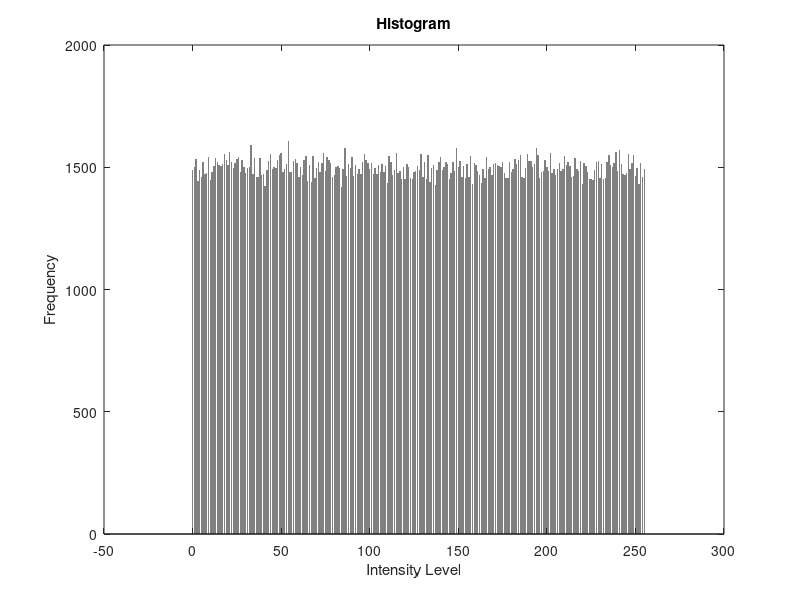

Recreate this plot in MATLAB.
% Define the dimensions
num_rows = 150;
num_cols = 2560;

% Generate the matrix with equal probabilities
A = floor(rand(num_rows, num_cols) * 256); % Values from 0 to 255

% Calculate the histogram
histogram = zeros(256, 1);
for i = 1:num_rows
    for j = 1:num_cols
        pixel_value = A(i, j);
        histogram(pixel_value + 1) = histogram(pixel_value + 1) + 1;
    end
end

% Plot the histogram
bar(0:255, histogram, 'FaceColor', [0.5 0.5 0.5], 'EdgeColor', 'none');
xlabel('Intensity Level');
ylabel('Frequency');
title('Histogram');
